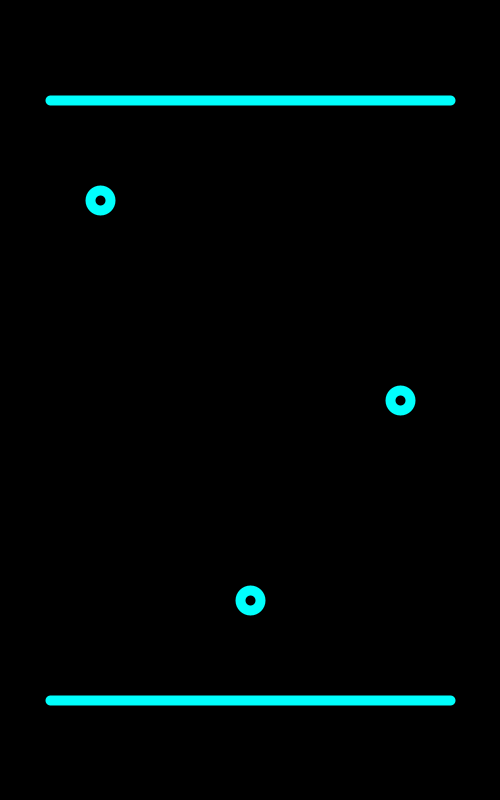
Frame 1 (no input)
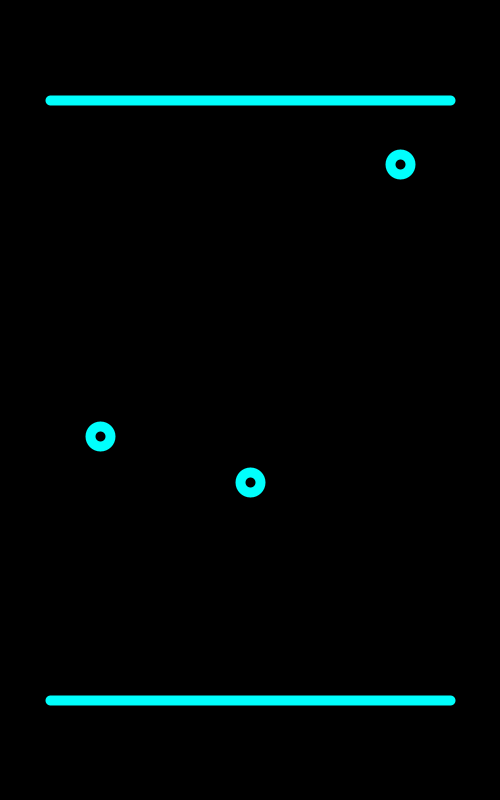
Frame 60 (the mouse pressed at the canvas centre just before this capture)
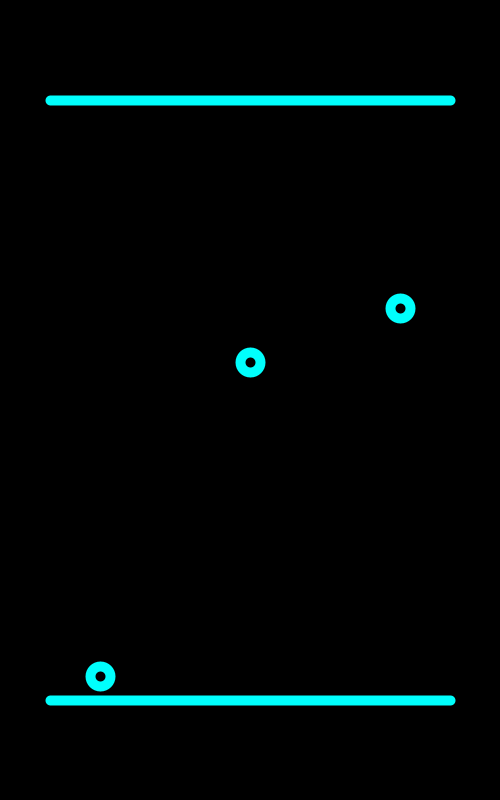
Frame 120 (the mouse held since frame 60 and released just before this capture)

The Processing sketch that drew these frames (run headless with seeded random() and noise(); from frame 60 on, the mouse is pressed at the canvas centre):

// Processing sketch: BouncingBall
// ── BouncingBall.pde
int topY = 100;
int bottomY = 700;
int speed1 = -2;
int speed2 = 4;
int speed3 = -4;
int ballY1 = 600;
int ballY2 = 200;
int ballY3 = 400;
void setup() {
  size(500, 800);
  fill(0, 0, 0);
  strokeWeight(10);
  stroke(0, 255, 253);
  background(0, 0, 0);
}

void draw() {
  background(0, 0, 0);
  line(50, topY, 450, topY);
  line(50, bottomY, 450, bottomY);
  //ball1
  speed1 = moveBall(250, ballY1, speed1);
  ballY1 += speed1;

  //ball2
  speed2 = moveBall(100, ballY2, speed2);
  ballY2 += speed2; 

  //ball3
  speed3 = moveBall(400, ballY3, speed3);
  ballY3 += speed3;
}

int moveBall(int ballX, int ballY, int speed) {
  ellipse(ballX, ballY, 20, 20);

  if (dist(ballX, bottomY, ballX, ballY)<20) {
    speed = -speed;
  }
  if (dist(ballX, topY, ballX, ballY)<20) {
    speed = -speed;
  }

  return speed;
}
